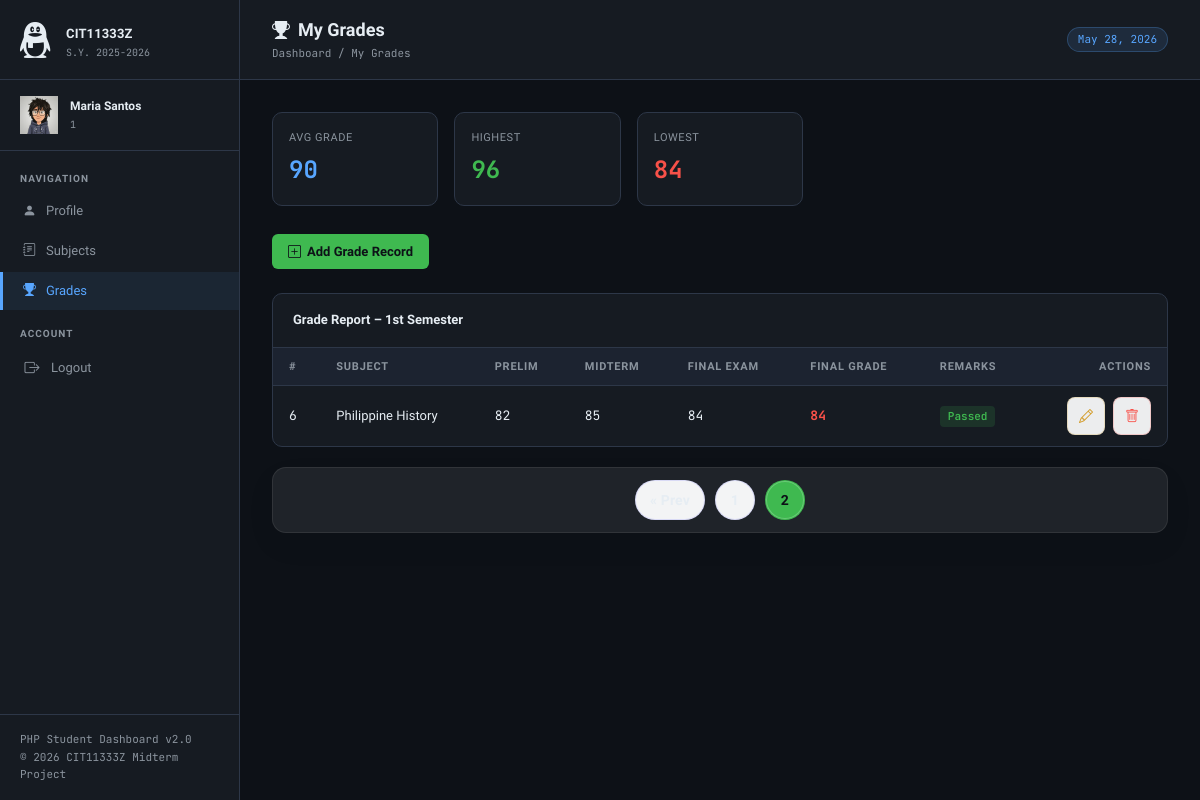
Screenshot of /admin/grades.php?page=2 (signed in) with the database file from the repository.
### tables this page shows
CREATE TABLE IF NOT EXISTS grades (
    id      INT AUTO_INCREMENT PRIMARY KEY,
    user_id INT NOT NULL,
    subject VARCHAR(100) NOT NULL,
    prelim  INT,
    midterm INT,
    final   INT,
    grade   INT,
    remarks VARCHAR(10)  DEFAULT 'Passed',
    status  VARCHAR(20)  DEFAULT 'Active',
    FOREIGN KEY (user_id) REFERENCES users(id) ON DELETE CASCADE
);

### classes/BaseModel.php (called while the page is built, shortened)
<?php
class BaseModel
{
    public function __construct()
    {
        if (defined('DB_HOST') && defined('DB_NAME') && defined('DB_USER') && defined('DB_PASS')) {
            $dsn = sprintf('mysql:host=%s;dbname=%s;charset=utf8mb4', DB_HOST, DB_NAME);
            $this->pdo = new PDO($dsn, DB_USER, DB_PASS, [
                PDO::ATTR_ERRMODE => PDO::ERRMODE_EXCEPTION,
                PDO::ATTR_DEFAULT_FETCH_MODE => PDO::FETCH_ASSOC,
            ]);
            return;
        }
        throw new RuntimeException('No PDO available. Ensure admin/db.php defines a $pdo or DB_* constants.');
    }
}

### classes/Grade.php (called while the page is built, shortened)
<?php
require_once __DIR__ . '/BaseModel.php';
class Grade extends BaseModel
{
    private function userId(): int {
        return (int) ($_SESSION['user']['id'] ?? 0);
    }
    public function getAll(?int $limit = null, ?int $offset = null): array {
        $uid = $this->userId();
        $sql = 'SELECT * FROM grades WHERE user_id = :uid ORDER BY id ASC';
        if ($limit !== null) {
            $sql .= ' LIMIT :limit';
            if ($offset !== null && $offset > 0) $sql .= ' OFFSET :offset';
        }
        $stmt = $this->pdo->prepare($sql);
        $stmt->bindValue(':uid', $uid, PDO::PARAM_INT);
        if ($limit !== null) {
            $stmt->bindValue(':limit', $limit, PDO::PARAM_INT);
            if ($offset !== null && $offset > 0)
                $stmt->bindValue(':offset', $offset, PDO::PARAM_INT);
        }
        $stmt->execute();
        return $stmt->fetchAll();
    }
    public function countAll(): int {
        $stmt = $this->pdo->prepare('SELECT COUNT(*) AS cnt FROM grades WHERE user_id = ?');
        $stmt->execute([$this->userId()]);
        return (int) ($stmt->fetch()['cnt'] ?? 0);
    }
    public function stats(): array {
        $stmt = $this->pdo->prepare('SELECT AVG(grade) AS avg_grade, MAX(grade) AS highest, MIN(grade) AS lowest FROM grades WHERE user_id = ?');
        $stmt->execute([$this->userId()]);
        $row = $stmt->fetch();
        return [
            'avg_grade' => isset($row['avg_grade']) ? (float)$row['avg_grade'] : 0,
            'highest'   => isset($row['highest'])   ? (int)$row['highest']     : 0,
            'lowest'    => isset($row['lowest'])     ? (int)$row['lowest']      : 0,
        ];
    }
}

### admin/grades.php (the view, shortened to what this page needs)
<?php
require_once __DIR__ . '/../classes/Grade.php';
$gradeModel   = new Grade();
$subjectModel = new Subject();
$enrolledSubjects = $subjectModel->getAll(1000, 0);
$perPage = 5;
$page = max(1, (int)($_GET['page'] ?? 1));
$offset = ($page - 1) * $perPage;
$grades = $gradeModel->getAll($perPage, $offset);
$total_grades = $gradeModel->countAll();
$subjectOrder = [];
foreach ($enrolledSubjects as $idx => $s) {
    $subjectOrder[$s['name']] = $idx;
}
usort($grades, function($a, $b) use ($subjectOrder) {
    $posA = $subjectOrder[$a['subject']] ?? PHP_INT_MAX;
    $posB = $subjectOrder[$b['subject']] ?? PHP_INT_MAX;
    return $posA - $posB;
});
$s = $gradeModel->stats();
$avg_grade = isset($s['avg_grade']) ? round($s['avg_grade'], 1) : 0;
$highest = isset($s['highest']) ? (int)$s['highest'] : 0;
$lowest = isset($s['lowest']) ? (int)$s['lowest'] : 0;
$page_icon   = '<i class="bi bi-trophy-fill"></i>';
include 'header.php';
?>
<div class="stats-row">
    <div class="stat-card">
        <div class="stat-label">Avg Grade</div>
        <div class="stat-value blue"><?= $avg_grade ?></div>
    </div>
    <div class="stat-card">
        <div class="stat-label">Highest</div>
        <div class="stat-value green"><?= $highest ?></div>
    </div>
    <div class="stat-card">
        <div class="stat-label">Lowest</div>
        <div class="stat-value red"><?= $lowest ?></div>
    </div>
</div>
<div style="margin-bottom: 24px;">
    <button type="button" class="btn-add" onclick="openModal()">
        <i class="bi bi-plus-square"></i> Add Grade Record
    </button>
</div>
<div class="table-card">
    <div class="table-card-header">
        <div class="table-card-title">Grade Report – 1st Semester</div>
    </div>
    <table class="data-table">
        <thead>
            <tr>
                <th>#</th>
                <th>Subject</th>
                <th>Prelim</th>
                <th>Midterm</th>
                <th>Final Exam</th>
                <th>Final Grade</th>
                <th>Remarks</th>
                <th>Actions</th>
            </tr>
        </thead>
        <tbody>
            <?php foreach ($grades as $i => $g): ?>
            <tr>
                <td class="id-cell"><?= $offset + $i + 1 ?></td>
                <td><?= htmlspecialchars($g['subject']) ?></td>
                <td class="id-cell"><?= $g['prelim'] ?></td>
                <td class="id-cell"><?= $g['midterm'] ?></td>
                <td class="id-cell"><?= $g['final'] ?></td>
                <td>
                    <?php
                    $fg = $g['grade'];
                    $gc = $fg >= 90 ? 'grade-high' : ($fg >= 85 ? 'grade-mid' : 'grade-low');
                    ?>
                    <span class="<?= $gc ?>"><?= $fg ?></span>
                </td>
                <td>
                    <span class="badge <?= $g['remarks'] === 'Passed' ? 'badge-active' : 'badge-probation' ?>">
                        <?= $g['remarks'] ?>
                    </span>
                </td>
                <td>
                    <div class="action-buttons">
                        <button type="button" class="btn-action btn-edit" onclick="editGrade(<?= $g['id'] ?>)">
                            <i class="bi bi-pencil"></i>
                        </button>
                        <button type="button" class="btn-action btn-delete" onclick="deleteGrade(<?= $g['id'] ?>, '<?= htmlspecialchars($g['subject']) ?>')">
                            <i class="bi bi-trash"></i>
                        </button>
                    </div>
                </td>
            </tr>
            <?php endforeach; ?>
        </tbody>
    </table>
</div>
    <?php if ($total_grades > $perPage):
        $totalPages = (int) ceil($total_grades / $perPage);
    ?>
    <div class="pagination">
        <?php if ($page > 1): ?>
            <a class="page-link" href="?page=<?= $page - 1 ?>">&laquo; Prev</a>
        <?php endif; ?>
        <?php for ($p = 1; $p <= $totalPages; $p++): ?>
            <?php if ($p === $page): ?>
                <span class="page-link current"><?= $p ?></span>
            <?php else: ?>
                <a class="page-link" href="?page=<?= $p ?>"><?= $p ?></a>
            <?php endif; ?>
        <?php endfor; ?>
    </div>
    <?php endif; ?>
<?php include 'footer.php'; ?>

### src/style/global.css (style rules this page uses)
*, *::before, *::after { box-sizing: border-box; margin: 0; padding: 0; }
:root { --bg: #0d1117; --surface: #161b22; --surface2: #1c2330; --border: #2d3748; --accent: #58a6ff; --accent2: #3fb950; --accent3: #d29922; --accent4: #f85149; --text: #e6edf3; --text-muted:#8b949e; --sidebar-w: 240px; --font: 'Sora', sans-serif; --mono: 'JetBrains Mono', monospace; }

### src/style/admin-styles.css (style rules this page uses)
html, body { height: 100%; font-family: var(--font); background: var(--bg); color: var(--text); font-size: 14px; line-height: 1.6; }
.stats-row { display: grid; grid-template-columns: repeat(auto-fill, minmax(160px, 1fr)); gap: 16px; margin-bottom: 28px; }
.stat-card { background: var(--surface); border: 1px solid var(--border); border-radius: 10px; padding: 16px; display: flex; flex-direction: column; gap: 4px; }
.stat-label { font-size: 11px; color: var(--text-muted); text-transform: uppercase; letter-spacing: 0.05em; }
.stat-value { font-size: 24px; font-weight: 700; font-family: var(--mono); color: var(--text); }
.stat-value.green { color: var(--accent2); }
.stat-value.blue { color: var(--accent); }
.stat-value.red { color: var(--accent4); }
.table-card { background: var(--surface); border: 1px solid var(--border); border-radius: 10px; overflow: hidden; }
.table-card-header { padding: 16px 20px; border-bottom: 1px solid var(--border); display: flex; align-items: center; justify-content: space-between; }
.table-card-title { font-size: 13px; font-weight: 600; color: var(--text); }
.data-table { width: 100%; border-collapse: collapse; }
.data-table thead { background: var(--surface2); }
.data-table th { padding: 10px 16px; text-align: left; font-size: 11px; font-weight: 600; text-transform: uppercase; letter-spacing: 0.07em; color: var(--text-muted); white-space: nowrap; }
.data-table td { padding: 11px 16px; font-size: 13px; color: var(--text); border-top: 1px solid var(--border); vertical-align: middle; }
.badge { display: inline-block; padding: 2px 8px; border-radius: 4px; font-size: 11px; font-weight: 600; font-family: var(--mono); }
.badge-active { background: rgba(63,185,80,0.15); color: var(--accent2); }
.grade-low { color: var(--accent4); font-family: var(--mono); font-weight: 700; }
.id-cell { font-family: var(--mono); font-size: 11px; color: var(--text-muted); }
.btn-add { background: var(--accent2); color: #0d1117; border: none; border-radius: 6px; padding: 10px 16px; font-family: var(--font); font-size: 13px; font-weight: 600; cursor: pointer; transition: opacity .15s, transform .1s; display: inline-flex; align-items: center; gap: 6px; }
.action-buttons { display: flex; gap: 8px; justify-content: flex-end; align-items: center; }
.data-table th:last-child, .data-table td:last-child { text-align: right; }
.btn-action { background: rgba(248, 249, 250, 0.95); border: 1px solid rgba(99, 102, 241, 0.15); padding: 8px 10px; min-width: 38px; min-height: 38px; border-radius: 8px; cursor: pointer; font-size: 14px; color: var(--text); transition: background 0.15s ease, transform 0.15s ease, border-color 0.15s ease; display: inline-flex; align-items: center; justify-content: center; }
.btn-edit { color: var(--accent3); border-color: rgba(210, 153, 34, 0.24); }
.btn-delete { color: var(--accent4); border-color: rgba(248, 81, 73, 0.24); }
.pagination { display: flex; flex-wrap: wrap; gap: 10px; justify-content: center; align-items: center; margin: 20px 0 0; padding: 12px 14px; border-radius: 14px; background: rgba(255, 255, 255, 0.08); border: 1px solid rgba(255, 255, 255, 0.08); box-shadow: 0 12px 30px rgba(0, 0, 0, 0.05); }
.page-link { display: inline-flex; align-items: center; justify-content: center; min-width: 40px; height: 40px; padding: 0 14px; border-radius: 999px; border: 1px solid rgba(99, 102, 241, 0.18); background: rgba(248, 249, 250, 0.98); color: var(--text); text-decoration: none; font-size: 14px; font-weight: 600; letter-spacing: 0.01em; transition: background 0.2s ease, border-color 0.2s ease, transform 0.2s ease; }
.page-link.current { background: var(--accent2); color: #0d1117; border-color: transparent; box-shadow: inset 0 0 0 1px rgba(255,255,255,0.22); font-weight: 700; }

### rows the page displays
grades: i "6", subject "Philippine History", prelim "82", midterm "85", final "84", grade "84", remarks "Passed"

### other values shown
$_SESSION['user']['name'] "Maria Santos"
$_SESSION['user']['id'] "1"
$page_title "My Grades"
$avg_grade "90"
$highest "96"
$lowest "84"
